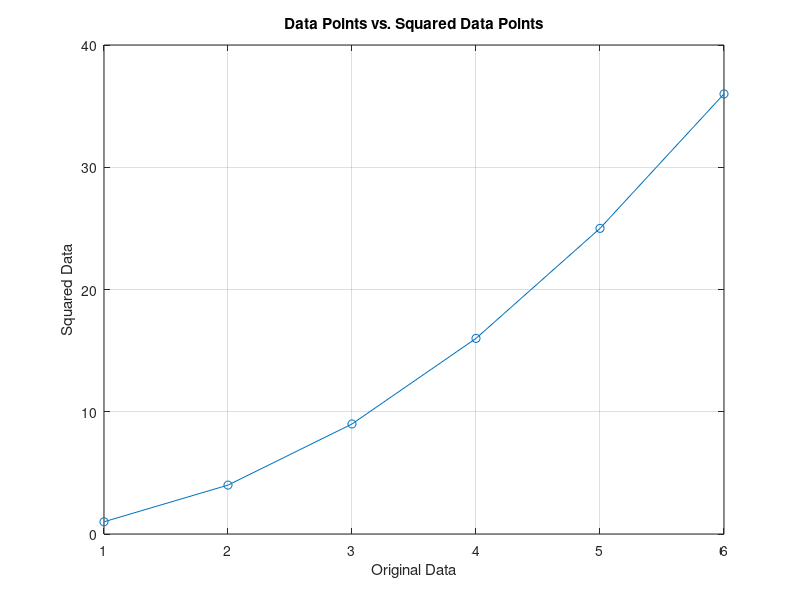

This figure's MATLAB source:
% MATLAB Starter Code Demo

% --- 1. Inputs (Clear environment and define initial variables) ---

% Use 'clc' to clear the command window and 'clear' to clear the workspace.
clc;
clear;

% Define variables using meaningful names.
% Semicolons suppress the output in the command window.
length_val = 10; % Length in meters
width_val = 5;   % Width in meters

% Create a vector (one-dimensional array).
data_points = [1, 2, 3, 4, 5, 6];

% Create a matrix (two-dimensional array), rows separated by semicolons.
matrix_A = [1, 2, 3; 
            4, 5, 6; 
            7, 8, 9];

% --- 2. Process (Perform calculations) ---

% Calculate the area.
area = length_val * width_val;

% Perform element-wise operations on the vector. The '.' operator is for element-wise ops.
squared_data = data_points.^2; 

% Calculate the roots of a polynomial (example from MathWorks documentation).
% Represents the polynomial s^4 + 3s^3 - 15s^2 - 2s + 9.
coefficients = [1, 3, -15, -2, 9];
roots_poly = roots(coefficients);

% --- 3. Output (Display results and visualize data) ---

% Display variables in the Command Window by omitting the semicolon.
disp("--- Results ---");
fprintf("The calculated area is: %.2f square meters.\n", area);

% Display the squared data points.
disp("Squared data points:");
disp(squared_data);

% Display the roots of the polynomial.
disp("Roots of the polynomial:");
disp(roots_poly);

% Create a simple 2D plot to visualize data.
figure; % Open a new figure window
plot(data_points, squared_data, '-o'); % Plot with lines and markers
title("Data Points vs. Squared Data Points");
xlabel("Original Data");
ylabel("Squared Data");
grid on;
